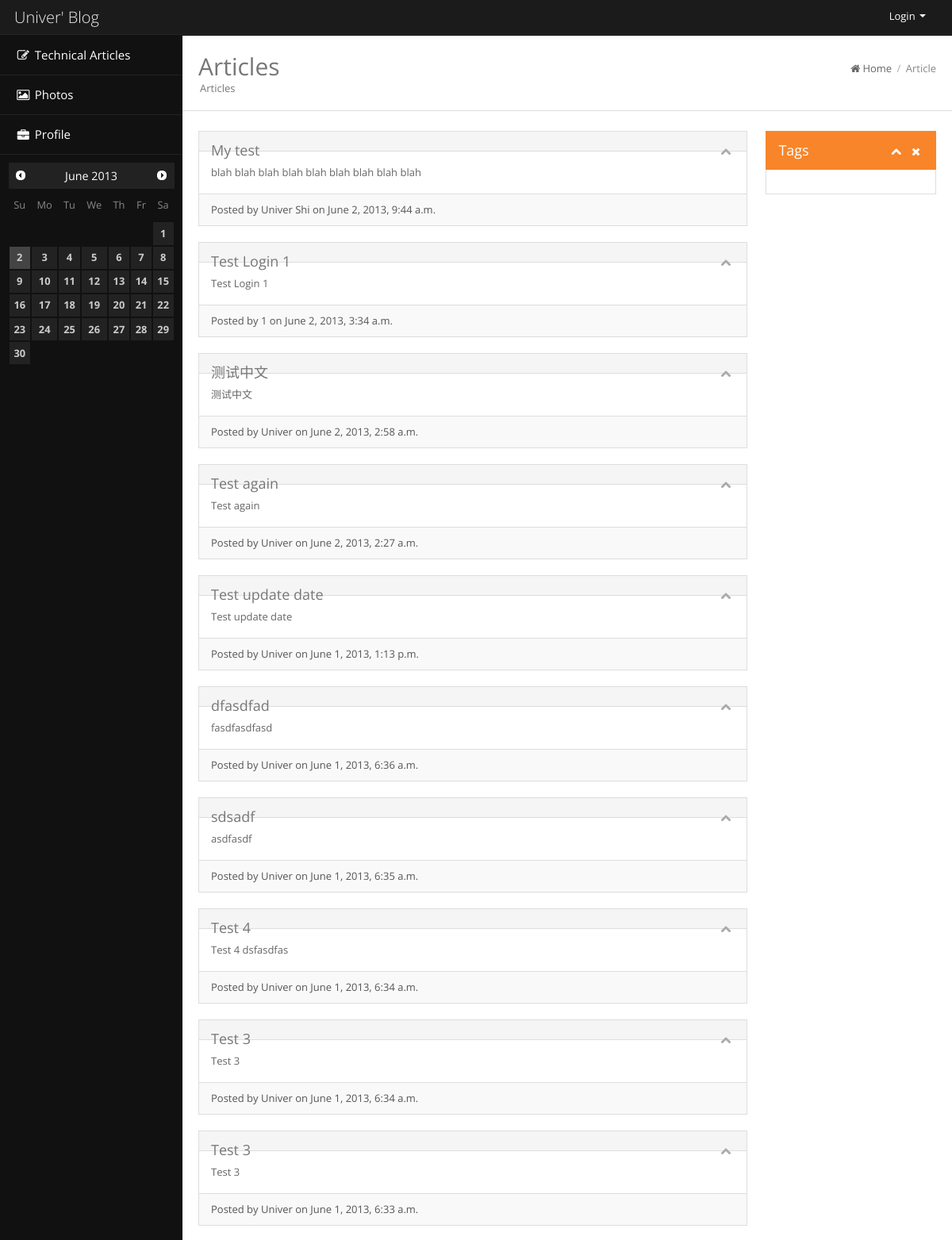
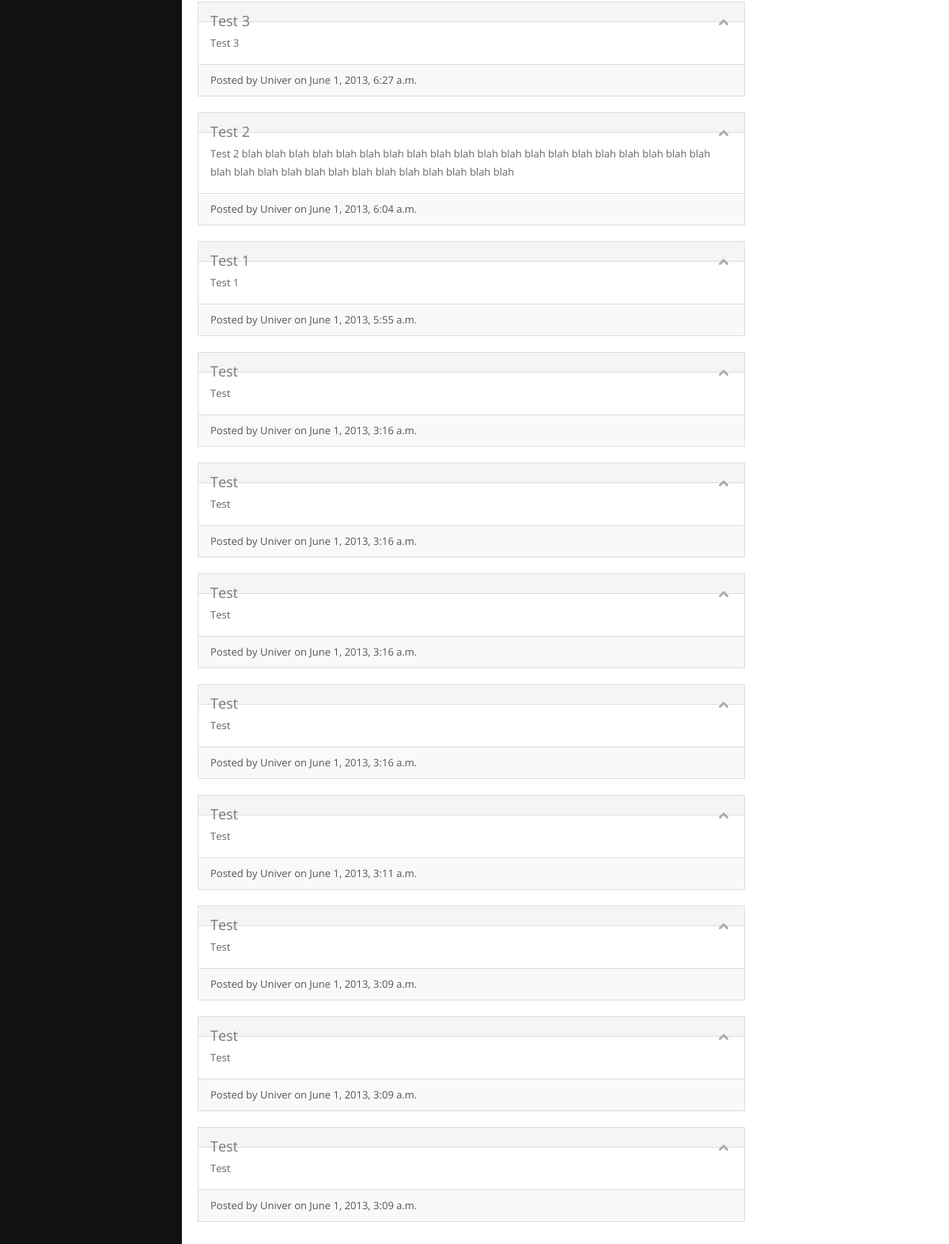
The app's page /article/ with its own data (2 pictures, top to bottom).
### article/models.py (models this page shows, shortened)
class Article(Model):
    subject = models.CharField(max_length=256)
    content = models.TextField()
    author = models.CharField(max_length=50)
    create_date_time = models.DateTimeField()
    update_date_time = models.DateTimeField()
    tags = models.ManyToManyField(ArticleTag)

### article/views.py (the view)
class ArticleList(TemplateView):
    template_name = 'article_list.html'
    def get_context_data(self, **kwargs):
        context = super(ArticleList, self).get_context_data(**kwargs)
        context['articles'] = Article.objects.order_by('-create_date_time')
        context['path'] = (PathItem('/article', 'Article'),)
        return context

### article/templates/article_list.html (shortened to what this page needs)
{% extends "base.html" %}
{% block head %}
<h2 class="pull-left">
	Articles <span class="page-meta">Articles</span>
</h2>
{% endblock %}
{% block content %}
<div class="row-fluid">
	<div class="span9">
		{% for article in articles %}
		<div class="widget">
			<div class="widget-head">
				<div class="pull-left">{{ article.subject }}</div>
				<div class="widget-icons pull-right">
					<a href="#" class="wminimize"><i class="icon-chevron-up"></i></a>
				</div>
			</div>
			<div class="widget-content">
				<div class="padd">
					{{ article.content }}
				</div>
			</div>
			<div class="widget-foot">
				{% if article.create_date_time  %}
					Posted by {{article.author }} on {{ article.create_date_time }}
				{% endif %}
			</div>
		</div>
		{% endfor %}
	</div>
	<div class="span3">
		<div class="widget worange">
			<div class="widget-head">
				<div class="pull-left">Tags</div>
				<div class="widget-icons pull-right">
					<a href="#" class="wminimize"><i class="icon-chevron-up"></i></a> <a
						href="#" class="wclose"><i class="icon-remove"></i></a>
				</div>
				<div class="clearfix"></div>
			</div>
			<div class="widget-content">
				<div class="padd"></div>
			</div>
		</div>
	</div>
	{% endblock %}

### static/style/style.css (style rules this page uses)
* { border-radius: 0 !important; box-shadow: none !important; filter: progid:DXImageTransform.Microsoft.gradient(enabled = false) !important; text-shadow: none !important; font-family: "Open Sans", Arial, Helvetica, sans-serif; font-weight: 400; }
body { font-size: 13px; line-height: 23px; color: #666; background:#111; padding-top: 45px; -webkit-font-smoothing: antialiased; }
h1,h2,h3,h4,h5,h6 { padding: 2px 0px; margin: 2px 0px; color: #777; font-weight: 400; }
h2 { font-size: 30px; line-height: 40px; }
a { color: #333; text-decoration: none !important; }
.mainbar .page-meta { font-size: 13px; line-height: 15px; margin-left: 2px; display: block; }
.widget { margin-top: 10px; margin-bottom: 20px; background: #fff; }
.widget .padd { padding: 15px; }
.widget .widget-head { background-color: #f5f5f5; border: 1px solid #ddd; color: #777; font-size: 18px; padding: 12px 15px; }
.widget .widget-head .widget-icons i { font-size: 14px; margin: 0px 4px; }
.widget .widget-head .widget-icons a { color: #aaa; }
.widget .widget-content { border-left: 1px solid #ddd; border-right:1px solid #ddd; border-bottom: 1px solid #ddd; }
.widget .widget-foot { background-color: #f9f9f9; border: 1px solid #ddd; border-top: 0px; padding: 8px 15px; font-size: 13px; color: #555; }
.widget.worange .widget-head { background-color: #f88529; border: 1px solid #f88529; color: #fff; }
.widget.wred .widget-head .widget-icons a, .widget.wblue .widget-head .widget-icons a, .widget.wlightblue .widget-head .widget-icons a, .widget.worange .widget-head .widget-icons a, .widget.wgreen .widget-head .widget-icons a, .widget.wviolet .widget-head .widget-icons a { color: #fff; }

### records on screen
Article: subject "My test", content "blah blah blah blah blah blah blah blah blah", author "Univer Shi", create_date_time "June 2, 2013, 9:44 a.m."
Article: subject "Test Login 1", content "Test Login 1", author "1", create_date_time "June 2, 2013, 3:34 a.m."
Article: subject "测试中文", content "测试中文", author "Univer", create_date_time "June 2, 2013, 2:58 a.m."
Article: subject "Test again", content "Test again", author "Univer", create_date_time "June 2, 2013, 2:27 a.m."
Article: subject "Test update date", content "Test update date", author "Univer", create_date_time "June 1, 2013, 1:13 p.m."
Article: subject "dfasdfad", content "fasdfasdfasd", author "Univer", create_date_time "June 1, 2013, 6:36 a.m."
Article: subject "sdsadf", content "asdfasdf", author "Univer", create_date_time "June 1, 2013, 6:35 a.m."
Article: subject "Test 4", content "Test 4 dsfasdfas", author "Univer", create_date_time "June 1, 2013, 6:34 a.m."
Article: subject "Test 3", content "Test 3", author "Univer", create_date_time "June 1, 2013, 6:34 a.m."
Article: subject "Test 3", content "Test 3", author "Univer", create_date_time "June 1, 2013, 6:33 a.m."
Article: subject "Test 3", content "Test 3", author "Univer", create_date_time "June 1, 2013, 6:27 a.m."
Article: subject "Test 2", content "Test 2 blah blah blah blah blah blah blah blah blah blah blah blah blah blah blah blah blah blah blah blah blah blah blah blah blah blah blah blah blah blah blah blah blah", author "Univer", create_date_time "June 1, 2013, 6:04 a.m."
Article: subject "Test 1", content "Test 1", author "Univer", create_date_time "June 1, 2013, 5:55 a.m."
Article: subject "Test", content "Test", author "Univer", create_date_time "June 1, 2013, 3:16 a.m."
Article: subject "Test", content "Test", author "Univer", create_date_time "June 1, 2013, 3:16 a.m."
Article: subject "Test", content "Test", author "Univer", create_date_time "June 1, 2013, 3:16 a.m."
Article: subject "Test", content "Test", author "Univer", create_date_time "June 1, 2013, 3:16 a.m."
Article: subject "Test", content "Test", author "Univer", create_date_time "June 1, 2013, 3:11 a.m."
Article: subject "Test", content "Test", author "Univer", create_date_time "June 1, 2013, 3:09 a.m."
Article: subject "Test", content "Test", author "Univer", create_date_time "June 1, 2013, 3:09 a.m."
Article: subject "Test", content "Test", author "Univer", create_date_time "June 1, 2013, 3:09 a.m."

### other values on screen
{{ item.name }} "Article"
